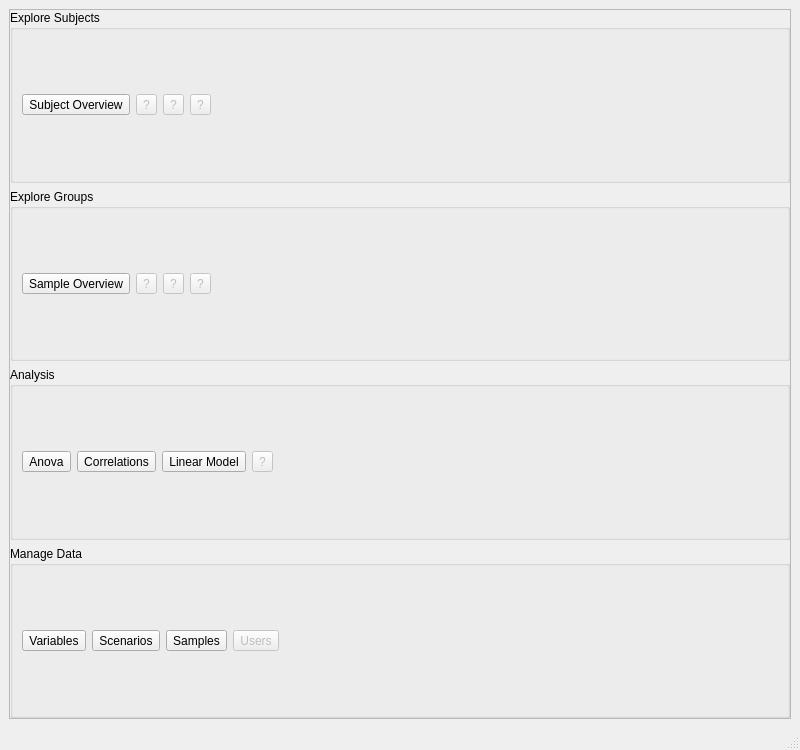
<?xml version="1.0" encoding="UTF-8"?>
<ui version="4.0">
 <class>BavizMenu</class>
 <widget class="QMainWindow" name="BavizMenu">
  <property name="geometry">
   <rect>
    <x>0</x>
    <y>0</y>
    <width>800</width>
    <height>750</height>
   </rect>
  </property>
  <property name="sizePolicy">
   <sizepolicy hsizetype="Fixed" vsizetype="Fixed">
    <horstretch>0</horstretch>
    <verstretch>0</verstretch>
   </sizepolicy>
  </property>
  <property name="windowTitle">
   <string>MainWindow</string>
  </property>
  <property name="styleSheet">
   <string notr="true">QWidget#centralwidget{
background-image: url(:/icons/imagine.svg);
background-repeat: no-repeat;
background-position: bottom right;
background-origin: content;
}</string>
  </property>
  <property name="iconSize">
   <size>
    <width>100</width>
    <height>100</height>
   </size>
  </property>
  <property name="toolButtonStyle">
   <enum>Qt::ToolButtonTextUnderIcon</enum>
  </property>
  <widget class="QWidget" name="centralwidget">
   <layout class="QVBoxLayout" name="verticalLayout_2">
    <item>
     <widget class="QFrame" name="frame_2">
      <property name="sizePolicy">
       <sizepolicy hsizetype="Expanding" vsizetype="Expanding">
        <horstretch>0</horstretch>
        <verstretch>0</verstretch>
       </sizepolicy>
      </property>
      <property name="frameShape">
       <enum>QFrame::StyledPanel</enum>
      </property>
      <property name="frameShadow">
       <enum>QFrame::Raised</enum>
      </property>
      <layout class="QVBoxLayout" name="verticalLayout">
       <property name="leftMargin">
        <number>0</number>
       </property>
       <property name="topMargin">
        <number>0</number>
       </property>
       <property name="rightMargin">
        <number>0</number>
       </property>
       <property name="bottomMargin">
        <number>0</number>
       </property>
       <item>
        <widget class="QGroupBox" name="groupBox">
         <property name="title">
          <string>Explore Subjects</string>
         </property>
         <layout class="QHBoxLayout" name="horizontalLayout">
          <item>
           <widget class="QToolButton" name="subject_overview">
            <property name="text">
             <string>Subject Overview</string>
            </property>
            <property name="icon">
             <iconset>
              <normalon>:/icons/some_fibers.PNG</normalon>
             </iconset>
            </property>
            <property name="iconSize">
             <size>
              <width>120</width>
              <height>120</height>
             </size>
            </property>
            <property name="toolButtonStyle">
             <enum>Qt::ToolButtonTextUnderIcon</enum>
            </property>
           </widget>
          </item>
          <item>
           <widget class="QToolButton" name="toolButton_13">
            <property name="enabled">
             <bool>false</bool>
            </property>
            <property name="text">
             <string>?</string>
            </property>
            <property name="icon">
             <iconset>
              <normalon>:/icons/amygdala_spharm.PNG</normalon>
             </iconset>
            </property>
            <property name="iconSize">
             <size>
              <width>120</width>
              <height>120</height>
             </size>
            </property>
            <property name="toolButtonStyle">
             <enum>Qt::ToolButtonTextUnderIcon</enum>
            </property>
           </widget>
          </item>
          <item>
           <widget class="QToolButton" name="toolButton_14">
            <property name="enabled">
             <bool>false</bool>
            </property>
            <property name="text">
             <string>?</string>
            </property>
            <property name="icon">
             <iconset>
              <normalon>:/icons/amygdala_spharm.PNG</normalon>
             </iconset>
            </property>
            <property name="iconSize">
             <size>
              <width>120</width>
              <height>120</height>
             </size>
            </property>
            <property name="toolButtonStyle">
             <enum>Qt::ToolButtonTextUnderIcon</enum>
            </property>
           </widget>
          </item>
          <item>
           <widget class="QToolButton" name="toolButton_15">
            <property name="enabled">
             <bool>false</bool>
            </property>
            <property name="text">
             <string>?</string>
            </property>
            <property name="icon">
             <iconset>
              <normalon>:/icons/amygdala_spharm.PNG</normalon>
             </iconset>
            </property>
            <property name="iconSize">
             <size>
              <width>120</width>
              <height>120</height>
             </size>
            </property>
            <property name="toolButtonStyle">
             <enum>Qt::ToolButtonTextUnderIcon</enum>
            </property>
           </widget>
          </item>
          <item>
           <spacer name="horizontalSpacer">
            <property name="orientation">
             <enum>Qt::Horizontal</enum>
            </property>
            <property name="sizeHint" stdset="0">
             <size>
              <width>40</width>
              <height>20</height>
             </size>
            </property>
           </spacer>
          </item>
         </layout>
        </widget>
       </item>
       <item>
        <widget class="QGroupBox" name="groupBox_2">
         <property name="title">
          <string>Explore Groups</string>
         </property>
         <layout class="QHBoxLayout" name="horizontalLayout_2">
          <item>
           <widget class="QToolButton" name="sample_overview">
            <property name="text">
             <string>Sample Overview</string>
            </property>
            <property name="icon">
             <iconset>
              <normalon>:/icons/sample_overview.PNG</normalon>
             </iconset>
            </property>
            <property name="iconSize">
             <size>
              <width>120</width>
              <height>120</height>
             </size>
            </property>
            <property name="toolButtonStyle">
             <enum>Qt::ToolButtonTextUnderIcon</enum>
            </property>
           </widget>
          </item>
          <item>
           <widget class="QToolButton" name="toolButton_11">
            <property name="enabled">
             <bool>false</bool>
            </property>
            <property name="text">
             <string>?</string>
            </property>
            <property name="icon">
             <iconset>
              <normalon>:/icons/amygdala_spharm.PNG</normalon>
             </iconset>
            </property>
            <property name="iconSize">
             <size>
              <width>120</width>
              <height>120</height>
             </size>
            </property>
            <property name="toolButtonStyle">
             <enum>Qt::ToolButtonTextUnderIcon</enum>
            </property>
           </widget>
          </item>
          <item>
           <widget class="QToolButton" name="toolButton_10">
            <property name="enabled">
             <bool>false</bool>
            </property>
            <property name="text">
             <string>?</string>
            </property>
            <property name="icon">
             <iconset>
              <normalon>:/icons/amygdala_spharm.PNG</normalon>
             </iconset>
            </property>
            <property name="iconSize">
             <size>
              <width>120</width>
              <height>120</height>
             </size>
            </property>
            <property name="toolButtonStyle">
             <enum>Qt::ToolButtonTextUnderIcon</enum>
            </property>
           </widget>
          </item>
          <item>
           <widget class="QToolButton" name="toolButton_12">
            <property name="enabled">
             <bool>false</bool>
            </property>
            <property name="text">
             <string>?</string>
            </property>
            <property name="icon">
             <iconset>
              <normalon>:/icons/amygdala_spharm.PNG</normalon>
             </iconset>
            </property>
            <property name="iconSize">
             <size>
              <width>120</width>
              <height>120</height>
             </size>
            </property>
            <property name="toolButtonStyle">
             <enum>Qt::ToolButtonTextUnderIcon</enum>
            </property>
           </widget>
          </item>
          <item>
           <spacer name="horizontalSpacer_2">
            <property name="orientation">
             <enum>Qt::Horizontal</enum>
            </property>
            <property name="sizeHint" stdset="0">
             <size>
              <width>40</width>
              <height>20</height>
             </size>
            </property>
           </spacer>
          </item>
         </layout>
        </widget>
       </item>
       <item>
        <widget class="QGroupBox" name="groupBox_3">
         <property name="title">
          <string>Analysis</string>
         </property>
         <layout class="QHBoxLayout" name="horizontalLayout_3">
          <item>
           <widget class="QToolButton" name="anova">
            <property name="text">
             <string>Anova</string>
            </property>
            <property name="icon">
             <iconset>
              <normalon>:/icons/baviz_anova.png</normalon>
             </iconset>
            </property>
            <property name="iconSize">
             <size>
              <width>120</width>
              <height>120</height>
             </size>
            </property>
            <property name="toolButtonStyle">
             <enum>Qt::ToolButtonTextUnderIcon</enum>
            </property>
           </widget>
          </item>
          <item>
           <widget class="QToolButton" name="correlations">
            <property name="enabled">
             <bool>true</bool>
            </property>
            <property name="text">
             <string>Correlations</string>
            </property>
            <property name="icon">
             <iconset>
              <normalon>:/icons/correlations_app.png</normalon>
             </iconset>
            </property>
            <property name="iconSize">
             <size>
              <width>120</width>
              <height>120</height>
             </size>
            </property>
            <property name="toolButtonStyle">
             <enum>Qt::ToolButtonTextUnderIcon</enum>
            </property>
           </widget>
          </item>
          <item>
           <widget class="QToolButton" name="linear_model">
            <property name="enabled">
             <bool>true</bool>
            </property>
            <property name="text">
             <string>Linear Model</string>
            </property>
            <property name="icon">
             <iconset resource="resources.qrc">
              <normaloff>:/icons/linear.png</normaloff>:/icons/linear.png</iconset>
            </property>
            <property name="iconSize">
             <size>
              <width>120</width>
              <height>120</height>
             </size>
            </property>
            <property name="toolButtonStyle">
             <enum>Qt::ToolButtonTextUnderIcon</enum>
            </property>
           </widget>
          </item>
          <item>
           <widget class="QToolButton" name="toolButton_9">
            <property name="enabled">
             <bool>false</bool>
            </property>
            <property name="text">
             <string>?</string>
            </property>
            <property name="icon">
             <iconset>
              <normalon>:/icons/amygdala_spharm.PNG</normalon>
             </iconset>
            </property>
            <property name="iconSize">
             <size>
              <width>120</width>
              <height>120</height>
             </size>
            </property>
            <property name="toolButtonStyle">
             <enum>Qt::ToolButtonTextUnderIcon</enum>
            </property>
           </widget>
          </item>
          <item>
           <spacer name="horizontalSpacer_3">
            <property name="orientation">
             <enum>Qt::Horizontal</enum>
            </property>
            <property name="sizeHint" stdset="0">
             <size>
              <width>40</width>
              <height>20</height>
             </size>
            </property>
           </spacer>
          </item>
         </layout>
        </widget>
       </item>
       <item>
        <widget class="QGroupBox" name="groupBox_4">
         <property name="title">
          <string>Manage Data</string>
         </property>
         <layout class="QHBoxLayout" name="horizontalLayout_4">
          <item>
           <widget class="QToolButton" name="variables">
            <property name="enabled">
             <bool>true</bool>
            </property>
            <property name="text">
             <string>Variables</string>
            </property>
            <property name="icon">
             <iconset>
              <normalon>:/icons/listview-highlight.png</normalon>
             </iconset>
            </property>
            <property name="iconSize">
             <size>
              <width>50</width>
              <height>30</height>
             </size>
            </property>
            <property name="toolButtonStyle">
             <enum>Qt::ToolButtonTextUnderIcon</enum>
            </property>
           </widget>
          </item>
          <item>
           <widget class="QToolButton" name="scenarios">
            <property name="enabled">
             <bool>true</bool>
            </property>
            <property name="text">
             <string>Scenarios</string>
            </property>
            <property name="icon">
             <iconset>
              <normalon>:/icons/gridLayout_aligntop.png</normalon>
             </iconset>
            </property>
            <property name="iconSize">
             <size>
              <width>50</width>
              <height>30</height>
             </size>
            </property>
            <property name="toolButtonStyle">
             <enum>Qt::ToolButtonTextUnderIcon</enum>
            </property>
           </widget>
          </item>
          <item>
           <widget class="QToolButton" name="samples">
            <property name="enabled">
             <bool>true</bool>
            </property>
            <property name="text">
             <string>Samples</string>
            </property>
            <property name="icon">
             <iconset>
              <normalon>:/icons/kontact_contacts.png</normalon>
             </iconset>
            </property>
            <property name="iconSize">
             <size>
              <width>50</width>
              <height>30</height>
             </size>
            </property>
            <property name="toolButtonStyle">
             <enum>Qt::ToolButtonTextUnderIcon</enum>
            </property>
           </widget>
          </item>
          <item>
           <widget class="QToolButton" name="users">
            <property name="enabled">
             <bool>false</bool>
            </property>
            <property name="text">
             <string>Users</string>
            </property>
            <property name="icon">
             <iconset>
              <normalon>:/icons/metacontact_online.png</normalon>
             </iconset>
            </property>
            <property name="iconSize">
             <size>
              <width>50</width>
              <height>30</height>
             </size>
            </property>
            <property name="toolButtonStyle">
             <enum>Qt::ToolButtonTextUnderIcon</enum>
            </property>
           </widget>
          </item>
          <item>
           <spacer name="horizontalSpacer_4">
            <property name="orientation">
             <enum>Qt::Horizontal</enum>
            </property>
            <property name="sizeHint" stdset="0">
             <size>
              <width>40</width>
              <height>20</height>
             </size>
            </property>
           </spacer>
          </item>
         </layout>
        </widget>
       </item>
      </layout>
     </widget>
    </item>
   </layout>
  </widget>
  <widget class="QMenuBar" name="menubar">
   <property name="geometry">
    <rect>
     <x>0</x>
     <y>0</y>
     <width>800</width>
     <height>26</height>
    </rect>
   </property>
  </widget>
  <widget class="QStatusBar" name="statusbar"/>
 </widget>
 <resources>
  <include location="resources.qrc"/>
 </resources>
 <connections/>
</ui>
